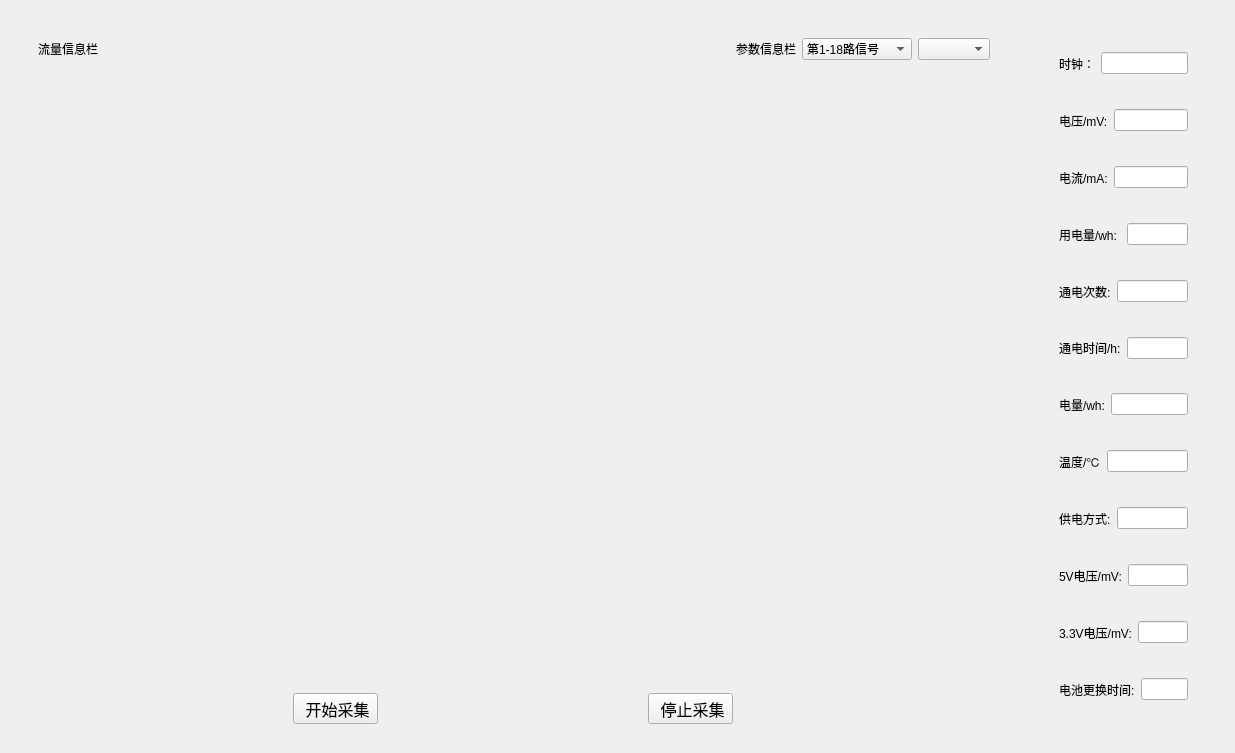
<?xml version="1.0" encoding="UTF-8"?>
<ui version="4.0">
 <class>CollectByDistancePanel</class>
 <widget class="QWidget" name="CollectByDistancePanel">
  <property name="geometry">
   <rect>
    <x>0</x>
    <y>0</y>
    <width>1235</width>
    <height>753</height>
   </rect>
  </property>
  <property name="sizePolicy">
   <sizepolicy hsizetype="Preferred" vsizetype="Preferred">
    <horstretch>0</horstretch>
    <verstretch>0</verstretch>
   </sizepolicy>
  </property>
  <property name="windowTitle">
   <string>里程采集面板</string>
  </property>
  <layout class="QGridLayout" name="gridLayout">
   <item row="0" column="0">
    <widget class="QWidget" name="widget_11" native="true">
     <property name="sizePolicy">
      <sizepolicy hsizetype="Preferred" vsizetype="Preferred">
       <horstretch>5</horstretch>
       <verstretch>0</verstretch>
      </sizepolicy>
     </property>
     <layout class="QVBoxLayout" name="verticalLayout_3">
      <item>
       <widget class="QWidget" name="widget_6" native="true">
        <layout class="QVBoxLayout" name="verticalLayout">
         <item>
          <widget class="QWidget" name="widget_7" native="true">
           <layout class="QHBoxLayout" name="horizontalLayout_6">
            <item>
             <widget class="QLabel" name="ByteSpeedLabel">
              <property name="text">
               <string>流量信息栏</string>
              </property>
             </widget>
            </item>
            <item>
             <spacer name="horizontalSpacer">
              <property name="orientation">
               <enum>Qt::Horizontal</enum>
              </property>
              <property name="sizeHint" stdset="0">
               <size>
                <width>1086</width>
                <height>20</height>
               </size>
              </property>
             </spacer>
            </item>
            <item>
             <widget class="QLabel" name="ParametersLabel">
              <property name="text">
               <string>参数信息栏</string>
              </property>
             </widget>
            </item>
            <item>
             <widget class="QComboBox" name="bxDataRoadsSelectingComboBox">
              <property name="sizePolicy">
               <sizepolicy hsizetype="Preferred" vsizetype="Fixed">
                <horstretch>0</horstretch>
                <verstretch>0</verstretch>
               </sizepolicy>
              </property>
              <item>
               <property name="text">
                <string>第1-18路信号</string>
               </property>
              </item>
              <item>
               <property name="text">
                <string>第19-36路信号</string>
               </property>
              </item>
              <item>
               <property name="text">
                <string>第37-54路信号</string>
               </property>
              </item>
             </widget>
            </item>
            <item>
             <widget class="QComboBox" name="MFLRoadscomboBox"/>
            </item>
           </layout>
          </widget>
         </item>
         <item>
          <widget class="QStackedWidget" name="stackedWidget">
           <property name="currentIndex">
            <number>3</number>
           </property>
           <widget class="QWidget" name="page">
            <layout class="QHBoxLayout" name="horizontalLayout">
             <item>
              <widget class="QCustomPlot" name="CollectByDistancePlot1" native="true"/>
             </item>
             <item>
              <widget class="QCustomPlot" name="CollectByDistancePlot2" native="true"/>
             </item>
             <item>
              <widget class="QCustomPlot" name="CollectByDistancePlot3" native="true"/>
             </item>
            </layout>
           </widget>
           <widget class="QWidget" name="page_2">
            <layout class="QHBoxLayout" name="horizontalLayout_4">
             <item>
              <widget class="QCustomPlot" name="CollectByDistancePlot4" native="true"/>
             </item>
             <item>
              <widget class="QCustomPlot" name="CollectByDistancePlot5" native="true"/>
             </item>
             <item>
              <widget class="QCustomPlot" name="CollectByDistancePlot6" native="true"/>
             </item>
            </layout>
           </widget>
           <widget class="QWidget" name="page_3">
            <layout class="QHBoxLayout" name="horizontalLayout_5">
             <item>
              <widget class="QCustomPlot" name="CollectByDistancePlot7" native="true"/>
             </item>
             <item>
              <widget class="QCustomPlot" name="CollectByDistancePlot8" native="true"/>
             </item>
             <item>
              <widget class="QCustomPlot" name="CollectByDistancePlot9" native="true"/>
             </item>
            </layout>
           </widget>
           <widget class="QWidget" name="page_4">
            <property name="sizePolicy">
             <sizepolicy hsizetype="Expanding" vsizetype="Expanding">
              <horstretch>0</horstretch>
              <verstretch>0</verstretch>
             </sizepolicy>
            </property>
            <layout class="QHBoxLayout" name="horizontalLayout_12">
             <item>
              <widget class="QCustomPlot" name="MFLPlot" native="true">
               <property name="sizePolicy">
                <sizepolicy hsizetype="Expanding" vsizetype="Expanding">
                 <horstretch>1</horstretch>
                 <verstretch>1</verstretch>
                </sizepolicy>
               </property>
              </widget>
             </item>
            </layout>
           </widget>
          </widget>
         </item>
         <item>
          <widget class="QWidget" name="widget_2" native="true">
           <property name="sizePolicy">
            <sizepolicy hsizetype="Preferred" vsizetype="MinimumExpanding">
             <horstretch>0</horstretch>
             <verstretch>0</verstretch>
            </sizepolicy>
           </property>
           <layout class="QHBoxLayout" name="horizontalLayout_3">
            <item>
             <widget class="QCustomPlot" name="temperaturePlot" native="true"/>
            </item>
            <item>
             <widget class="QCustomPlot" name="distancePlot" native="true"/>
            </item>
            <item>
             <widget class="QCustomPlot" name="positionPlot" native="true"/>
            </item>
           </layout>
          </widget>
         </item>
        </layout>
       </widget>
      </item>
      <item>
       <widget class="QWidget" name="widget" native="true">
        <property name="sizePolicy">
         <sizepolicy hsizetype="Preferred" vsizetype="Preferred">
          <horstretch>0</horstretch>
          <verstretch>0</verstretch>
         </sizepolicy>
        </property>
        <layout class="QHBoxLayout" name="horizontalLayout_2">
         <item>
          <widget class="QToolButton" name="CollectByDistance_StartBtn">
           <property name="font">
            <font>
             <pointsize>12</pointsize>
            </font>
           </property>
           <property name="text">
            <string> 开始采集</string>
           </property>
           <property name="icon">
            <iconset resource="../../src.qrc">
             <normaloff>:/uidemo08/dataCollectingIcon_files/1-200412191023.png</normaloff>:/uidemo08/dataCollectingIcon_files/1-200412191023.png</iconset>
           </property>
           <property name="iconSize">
            <size>
             <width>32</width>
             <height>32</height>
            </size>
           </property>
           <property name="toolButtonStyle">
            <enum>Qt::ToolButtonTextBesideIcon</enum>
           </property>
          </widget>
         </item>
         <item>
          <widget class="QToolButton" name="CollectByDistance_StopBtn">
           <property name="font">
            <font>
             <pointsize>12</pointsize>
            </font>
           </property>
           <property name="text">
            <string> 停止采集</string>
           </property>
           <property name="icon">
            <iconset resource="../../core_qss/qss.qrc">
             <normaloff>:/qss/blacksoft/radiobutton_checked.png</normaloff>:/qss/blacksoft/radiobutton_checked.png</iconset>
           </property>
           <property name="iconSize">
            <size>
             <width>32</width>
             <height>32</height>
            </size>
           </property>
           <property name="toolButtonStyle">
            <enum>Qt::ToolButtonTextBesideIcon</enum>
           </property>
          </widget>
         </item>
        </layout>
       </widget>
      </item>
     </layout>
    </widget>
   </item>
   <item row="0" column="1">
    <widget class="QWidget" name="widget_12" native="true">
     <property name="sizePolicy">
      <sizepolicy hsizetype="Preferred" vsizetype="Preferred">
       <horstretch>1</horstretch>
       <verstretch>0</verstretch>
      </sizepolicy>
     </property>
     <layout class="QVBoxLayout" name="verticalLayout_5">
      <item>
       <widget class="QWidget" name="widget_5" native="true">
        <property name="sizePolicy">
         <sizepolicy hsizetype="Preferred" vsizetype="Preferred">
          <horstretch>0</horstretch>
          <verstretch>0</verstretch>
         </sizepolicy>
        </property>
        <layout class="QHBoxLayout" name="horizontalLayout_8">
         <item>
          <widget class="QWidget" name="widget_3" native="true">
           <layout class="QVBoxLayout" name="verticalLayout_2">
            <item>
             <widget class="QWidget" name="widget_14" native="true">
              <layout class="QHBoxLayout" name="horizontalLayout_14">
               <item>
                <widget class="QLabel" name="label_8">
                 <property name="text">
                  <string>时钟：</string>
                 </property>
                </widget>
               </item>
               <item>
                <widget class="QLineEdit" name="clockEdit"/>
               </item>
              </layout>
             </widget>
            </item>
            <item>
             <widget class="QWidget" name="widget_13" native="true">
              <layout class="QHBoxLayout" name="horizontalLayout_13">
               <item>
                <widget class="QLabel" name="label_7">
                 <property name="text">
                  <string>电压/mV:</string>
                 </property>
                </widget>
               </item>
               <item>
                <widget class="QLineEdit" name="voltEdit"/>
               </item>
              </layout>
             </widget>
            </item>
            <item>
             <widget class="QWidget" name="widget_9" native="true">
              <layout class="QHBoxLayout" name="horizontalLayout_10">
               <item>
                <widget class="QLabel" name="label_4">
                 <property name="text">
                  <string>电流/mA:</string>
                 </property>
                </widget>
               </item>
               <item>
                <widget class="QLineEdit" name="currentEdit"/>
               </item>
              </layout>
             </widget>
            </item>
            <item>
             <widget class="QWidget" name="widget_10" native="true">
              <layout class="QHBoxLayout" name="horizontalLayout_11">
               <item>
                <widget class="QLabel" name="label_5">
                 <property name="text">
                  <string>用电量/wh: </string>
                 </property>
                </widget>
               </item>
               <item>
                <widget class="QLineEdit" name="usedElectricityEdit"/>
               </item>
              </layout>
             </widget>
            </item>
            <item>
             <widget class="QWidget" name="widget_4" native="true">
              <layout class="QHBoxLayout" name="horizontalLayout_7">
               <item>
                <widget class="QLabel" name="label">
                 <property name="text">
                  <string>通电次数:</string>
                 </property>
                </widget>
               </item>
               <item>
                <widget class="QLineEdit" name="batteryUsedTimesEdit"/>
               </item>
              </layout>
             </widget>
            </item>
            <item>
             <widget class="QWidget" name="widget_8" native="true">
              <layout class="QHBoxLayout" name="horizontalLayout_9">
               <item>
                <widget class="QLabel" name="label_3">
                 <property name="text">
                  <string>通电时间/h:</string>
                 </property>
                </widget>
               </item>
               <item>
                <widget class="QLineEdit" name="batteryWorkingTimeEdit"/>
               </item>
              </layout>
             </widget>
            </item>
            <item>
             <widget class="QWidget" name="widget_17" native="true">
              <layout class="QHBoxLayout" name="horizontalLayout_17">
               <item>
                <widget class="QLabel" name="label_11">
                 <property name="text">
                  <string>电量/wh:</string>
                 </property>
                </widget>
               </item>
               <item>
                <widget class="QLineEdit" name="electricVolumeEdit"/>
               </item>
              </layout>
             </widget>
            </item>
            <item>
             <widget class="QWidget" name="widget_18" native="true">
              <layout class="QHBoxLayout" name="horizontalLayout_18">
               <item>
                <widget class="QLabel" name="label_12">
                 <property name="text">
                  <string>温度/℃</string>
                 </property>
                </widget>
               </item>
               <item>
                <widget class="QLineEdit" name="temperatureEdit"/>
               </item>
              </layout>
             </widget>
            </item>
            <item>
             <widget class="QWidget" name="widget_19" native="true">
              <layout class="QHBoxLayout" name="horizontalLayout_19">
               <item>
                <widget class="QLabel" name="label_13">
                 <property name="text">
                  <string>供电方式:</string>
                 </property>
                </widget>
               </item>
               <item>
                <widget class="QLineEdit" name="batteryModeEdit"/>
               </item>
              </layout>
             </widget>
            </item>
            <item>
             <widget class="QWidget" name="widget_20" native="true">
              <layout class="QHBoxLayout" name="horizontalLayout_20">
               <item>
                <widget class="QLabel" name="label_14">
                 <property name="text">
                  <string>5V电压/mV:</string>
                 </property>
                </widget>
               </item>
               <item>
                <widget class="QLineEdit" name="fiveVoltEdit"/>
               </item>
              </layout>
             </widget>
            </item>
            <item>
             <widget class="QWidget" name="widget_16" native="true">
              <layout class="QHBoxLayout" name="horizontalLayout_16">
               <item>
                <widget class="QLabel" name="label_10">
                 <property name="text">
                  <string>3.3V电压/mV:</string>
                 </property>
                </widget>
               </item>
               <item>
                <widget class="QLineEdit" name="threePointThreeVoltEdit"/>
               </item>
              </layout>
             </widget>
            </item>
            <item>
             <widget class="QWidget" name="widget_24" native="true">
              <layout class="QHBoxLayout" name="horizontalLayout_23">
               <item>
                <widget class="QLabel" name="label_17">
                 <property name="text">
                  <string>电池更换时间:</string>
                 </property>
                </widget>
               </item>
               <item>
                <widget class="QLineEdit" name="batteryChangedTimeEdit"/>
               </item>
              </layout>
             </widget>
            </item>
           </layout>
          </widget>
         </item>
        </layout>
       </widget>
      </item>
     </layout>
    </widget>
   </item>
  </layout>
 </widget>
 <customwidgets>
  <customwidget>
   <class>QCustomPlot</class>
   <extends>QWidget</extends>
   <header>qcustomplot.h</header>
   <container>1</container>
  </customwidget>
 </customwidgets>
 <resources>
  <include location="../../core_qss/qss.qrc"/>
  <include location="../../src.qrc"/>
 </resources>
 <connections/>
</ui>
